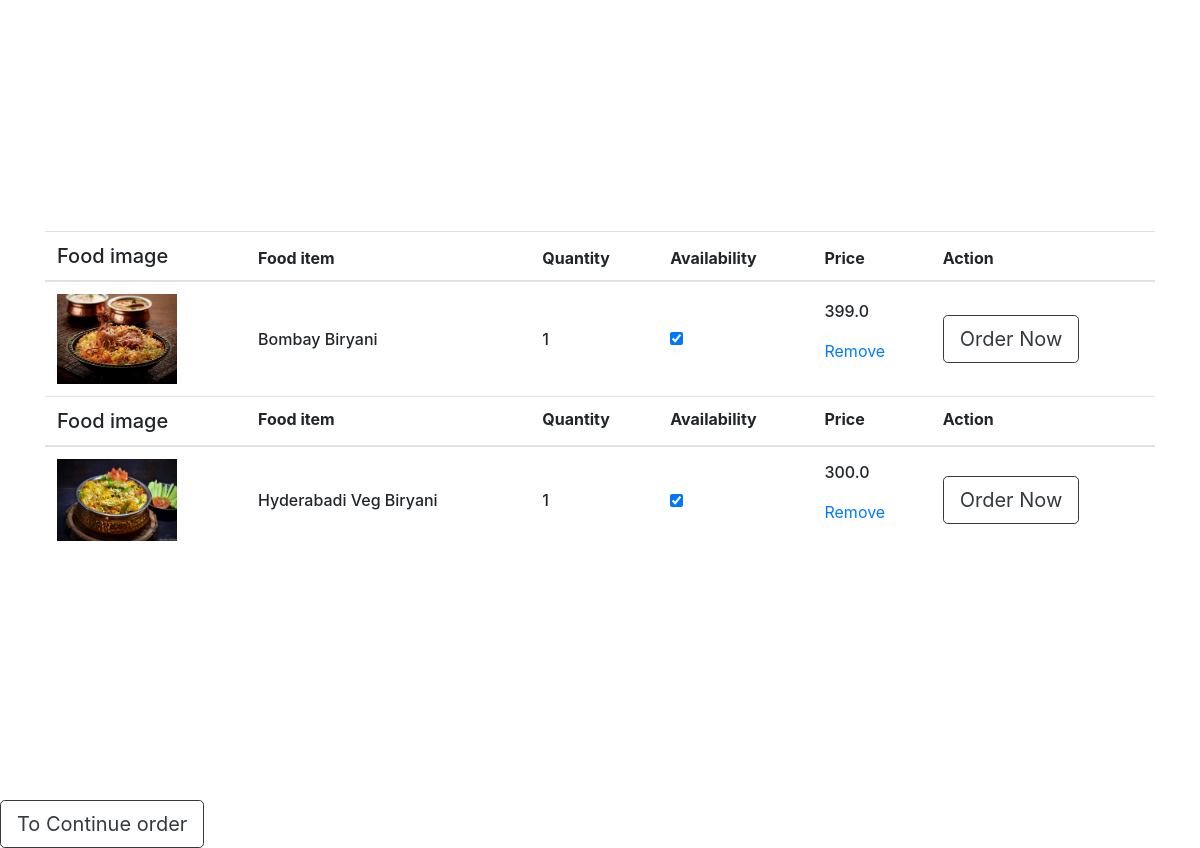
The page /viewcart/ (signed in) on the database its author committed.
### tomato/models.py (models this page shows, shortened)
class CartItem(models.Model):
	menu= models.ForeignKey(Menu, on_delete=models.CASCADE)
	quantity = models.PositiveIntegerField(default=0)
	user = models.ForeignKey(User, on_delete=models.CASCADE)
	date_added = models.DateTimeField(auto_now_add=True)

class Menu(models.Model):
    menu_id=models.IntegerField(primary_key=True)
    restaurent=models.ForeignKey(Restaurent,on_delete=models.CASCADE)
    item_name=models.CharField(max_length=30)
    item_price=models.FloatField()
    item_description=models.CharField(max_length=100)
    item_image=models.ImageField(upload_to='menu_images/')
    item_category=models.CharField(max_length=30)
    is_available=models.BooleanField()
    quantity = models.PositiveIntegerField(default=1)

### tomato/views.py (the view)
# urls.py: path('viewcart/',view_cart,name='viewcart'),
def view_cart(request):
    cart_items = CartItem.objects.filter(user=request.user)
    total_price = sum(item.menu.item_price * item.quantity for item in cart_items)
    return render(request, 'cart1.html', {'cart_items': cart_items, 'total_price': total_price})

### template/cart1.html (shortened to what this page needs)
{% load bootstrap4 %}
{% bootstrap_css %}
<!DOCTYPE html>
<html lang="en">
<head>
</head>
<body>
    <section class="h-100 h-custom">
        <div class="container h-100 py-5">
          <div class="row d-flex justify-content-center align-items-center h-100">
            <div class="col">
              <div class="table-responsive">
                <table class="table">
                  <thead>
                    {% for i in cart_items %}
                    <tr>
                      <th scope="col" class="h5">Food image</th>
                      <th scope="col">Food item</th>
                      <th scope="col">Quantity</th>
                      <th scope="col">Availability</th>
                      <th scope="col">Price</th>
                      <th scope="col">Action</th>
                    </tr>
                  </thead>
                  <tbody>
                    <tr>
                      <th scope="row">
                        <div class="d-flex align-items-center">
                          <img src="{{ i.menu.item_image.url }}" class="img-fluid rounded-3"
                            style="width: 120px;" alt="Book">
                        </div>
                      </th>
                      <td class="align-middle">
                        <p class="mb-0" style="font-weight: 500;">{{ i.menu.item_name }}</p>
                      </td>
                      <td class="align-middle">
                        <p class="mb-0" style="font-weight: 500;">{{ i.menu.quantity }}</p>
                      </td>
                      <td class="align-middle">
                        <input type="checkbox" name="" id="" checked="{{ i.is_available }}" >
                      </td>
                      <td class="align-middle">
                        <p class="mb-0" style="font-weight: 500;">{{ i.menu.item_price }} </p><br>
                        <p><a href="{% url 'tomato:remove_from_cart' i.menu_id %}"> Remove</a></p>
                      </td>
                      <td class="align-middle">
                        <a data-mdb-ripple-init class="btn btn-outline-dark btn-lg" href="{% url 'tomato:order' i.menu_id %}" role="button"
                          >Order Now</a>
                      </td>
                    </tr>
                    {% endfor %}
                  </tbody>
                </table>
            </div>
        </div>
    </section>
    <a data-mdb-ripple-init class="btn btn-outline-dark btn-lg" href="{% url 'tomato:res' %}" role="button"
                >To Continue order</a>
</body>
</html>

### template/cart1.html (style rules this page uses)
@media (min-width: 1025px) { .h-custom { height: 100vh !important; } }

### rows shown on the page
CartItem: menu.item_image (picture), menu.item_name "Bombay Biryani", menu.quantity "1", menu.item_price "399.0"
CartItem: menu.item_image (picture), menu.item_name "Hyderabadi Veg Biryani", menu.quantity "1", menu.item_price "300.0"
